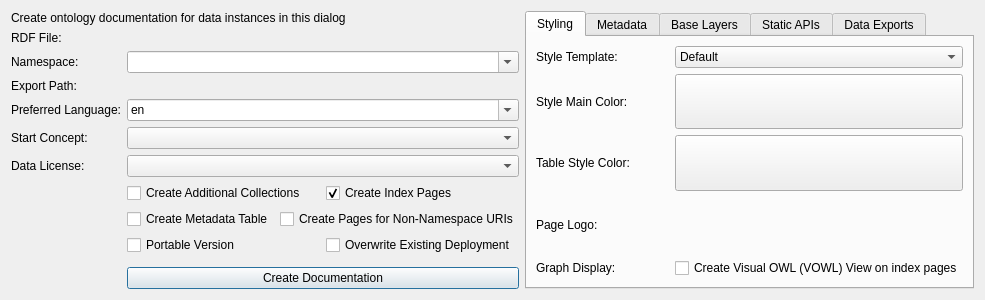
<?xml version="1.0" encoding="UTF-8"?>
<ui version="4.0">
 <class>OntDocumentationDialog</class>
 <widget class="QDialog" name="OntDocumentationDialog">
  <property name="geometry">
   <rect>
    <x>0</x>
    <y>0</y>
    <width>985</width>
    <height>289</height>
   </rect>
  </property>
  <property name="windowTitle">
   <string>Ontology Documentation Generation</string>
  </property>
  <property name="windowIcon">
   <iconset>
    <normaloff>:/icons/resources/icons/ontdoc.png</normaloff>:/icons/resources/icons/ontdoc.png</iconset>
  </property>
  <layout class="QGridLayout" name="gridLayout">
   <item row="12" column="1">
    <widget class="QPushButton" name="createDocumentationButton">
     <property name="text">
      <string>Create Documentation</string>
     </property>
    </widget>
   </item>
   <item row="1" column="0" colspan="2">
    <widget class="QLabel" name="ontdocTitleLabel">
     <property name="text">
      <string>Create ontology documentation for data instances in this dialog</string>
     </property>
    </widget>
   </item>
   <item row="4" column="1">
    <widget class="QgsFileWidget" name="outFolderWidget">
     <property name="storageMode">
      <enum>QgsFileWidget::GetDirectory</enum>
     </property>
    </widget>
   </item>
   <item row="7" column="1">
    <widget class="QComboBox" name="licenseCBox">
     <property name="toolTip">
      <string>Choose a license for the linked open data you are publishing</string>
     </property>
    </widget>
   </item>
   <item row="4" column="0">
    <widget class="QLabel" name="exportPathLabel">
     <property name="toolTip">
      <string>Choose a folder to export the HTML documentation to</string>
     </property>
     <property name="text">
      <string>Export Path:</string>
     </property>
    </widget>
   </item>
   <item row="2" column="0">
    <widget class="QLabel" name="rdfFileLabel">
     <property name="toolTip">
      <string>Choose an RDF file to analyze</string>
     </property>
     <property name="whatsThis">
      <string/>
     </property>
     <property name="text">
      <string>RDF File:</string>
     </property>
    </widget>
   </item>
   <item row="8" column="1">
    <layout class="QHBoxLayout" name="horizontalLayout">
     <item>
      <widget class="QCheckBox" name="additionalCollections">
       <property name="toolTip">
        <string>Generates additional collections in RDF which contain all instances of a respective class</string>
       </property>
       <property name="text">
        <string>Create Additional Collections</string>
       </property>
      </widget>
     </item>
     <item>
      <widget class="QCheckBox" name="createIndexPages">
       <property name="text">
        <string>Create Index Pages</string>
       </property>
       <property name="checked">
        <bool>true</bool>
       </property>
      </widget>
     </item>
    </layout>
   </item>
   <item row="7" column="0">
    <widget class="QLabel" name="dataLicenseLabel">
     <property name="toolTip">
      <string>Choose a data license statement for your data</string>
     </property>
     <property name="text">
      <string>Data License:</string>
     </property>
    </widget>
   </item>
   <item row="5" column="0">
    <widget class="QLabel" name="preferredLabelLangLabel">
     <property name="toolTip">
      <string>&lt;html&gt;&lt;head/&gt;&lt;body&gt;&lt;p&gt;The preferred language to be used in the HTML rendering (if available)&lt;/p&gt;&lt;/body&gt;&lt;/html&gt;</string>
     </property>
     <property name="text">
      <string>Preferred Language:</string>
     </property>
    </widget>
   </item>
   <item row="6" column="1">
    <widget class="QComboBox" name="startConceptCBox">
     <property name="toolTip">
      <string>&lt;html&gt;&lt;head/&gt;&lt;body&gt;&lt;p&gt;Choose a concept which will be highlighted on the homepage of the HTML rendering&lt;/p&gt;&lt;/body&gt;&lt;/html&gt;</string>
     </property>
    </widget>
   </item>
   <item row="3" column="1">
    <widget class="QComboBox" name="namespaceCBox">
     <property name="editable">
      <bool>true</bool>
     </property>
     <property name="insertPolicy">
      <enum>QComboBox::NoInsert</enum>
     </property>
    </widget>
   </item>
   <item row="5" column="1">
    <widget class="QComboBox" name="preferredLabelLangCBox">
     <property name="toolTip">
      <string>Choose the preferred label language to highlight in the HTML export</string>
     </property>
     <property name="editable">
      <bool>true</bool>
     </property>
     <property name="insertPolicy">
      <enum>QComboBox::NoInsert</enum>
     </property>
     <item>
      <property name="text">
       <string>en</string>
      </property>
     </item>
    </widget>
   </item>
   <item row="2" column="1">
    <widget class="QgsFileWidget" name="inputRDFFileWidget"/>
   </item>
   <item row="3" column="0">
    <widget class="QLabel" name="namespaceLabel">
     <property name="toolTip">
      <string>Choose the data namespace to export to HTML</string>
     </property>
     <property name="text">
      <string>Namespace:</string>
     </property>
    </widget>
   </item>
   <item row="6" column="0">
    <widget class="QLabel" name="startConceptLabel">
     <property name="toolTip">
      <string>&lt;html&gt;&lt;head/&gt;&lt;body&gt;&lt;p&gt;A concept which is shown on the start page of the HTML documentation&lt;/p&gt;&lt;/body&gt;&lt;/html&gt;</string>
     </property>
     <property name="text">
      <string>Start Concept:</string>
     </property>
    </widget>
   </item>
   <item row="1" column="2" rowspan="12">
    <widget class="QTabWidget" name="tabWidget">
     <property name="currentIndex">
      <number>0</number>
     </property>
     <widget class="QWidget" name="stylingTab">
      <attribute name="title">
       <string>Styling</string>
      </attribute>
      <layout class="QGridLayout" name="gridLayout_3">
       <item row="3" column="1">
        <widget class="QgsFileWidget" name="logoFileWidget">
         <property name="toolTip">
          <string>Defines a logo which can be shown in the HTML template</string>
         </property>
        </widget>
       </item>
       <item row="3" column="0">
        <widget class="QLabel" name="pageLogoLabel">
         <property name="toolTip">
          <string>&lt;html&gt;&lt;head/&gt;&lt;body&gt;&lt;p&gt;A logo which is shown on every page of the HTML template&lt;/p&gt;&lt;/body&gt;&lt;/html&gt;</string>
         </property>
         <property name="text">
          <string>Page Logo:</string>
         </property>
        </widget>
       </item>
       <item row="0" column="1">
        <widget class="QComboBox" name="styleTemplateCBox">
         <item>
          <property name="text">
           <string>Default</string>
          </property>
         </item>
        </widget>
       </item>
       <item row="1" column="1">
        <widget class="QgsColorButton" name="mainColorSelector">
         <property name="sizePolicy">
          <sizepolicy hsizetype="Preferred" vsizetype="Preferred">
           <horstretch>0</horstretch>
           <verstretch>0</verstretch>
          </sizepolicy>
         </property>
         <property name="color">
          <color>
           <red>192</red>
           <green>226</green>
           <blue>192</blue>
          </color>
         </property>
        </widget>
       </item>
       <item row="0" column="0">
        <widget class="QLabel" name="styleTemplateLabel">
         <property name="text">
          <string>Style Template:</string>
         </property>
        </widget>
       </item>
       <item row="1" column="0">
        <widget class="QLabel" name="styleMainColorLabel">
         <property name="toolTip">
          <string>&lt;html&gt;&lt;head/&gt;&lt;body&gt;&lt;p&gt;The background color of the HTML template&lt;/p&gt;&lt;/body&gt;&lt;/html&gt;</string>
         </property>
         <property name="text">
          <string>Style Main Color:</string>
         </property>
        </widget>
       </item>
       <item row="2" column="1">
        <widget class="QgsColorButton" name="titleColorSelector">
         <property name="sizePolicy">
          <sizepolicy hsizetype="Preferred" vsizetype="Preferred">
           <horstretch>0</horstretch>
           <verstretch>0</verstretch>
          </sizepolicy>
         </property>
         <property name="color">
          <color>
           <red>192</red>
           <green>226</green>
           <blue>192</blue>
          </color>
         </property>
        </widget>
       </item>
       <item row="2" column="0">
        <widget class="QLabel" name="tableStyleColorLabel">
         <property name="toolTip">
          <string>&lt;html&gt;&lt;head/&gt;&lt;body&gt;&lt;p&gt;The table style color of the HTML template&lt;/p&gt;&lt;/body&gt;&lt;/html&gt;</string>
         </property>
         <property name="text">
          <string>Table Style Color:</string>
         </property>
        </widget>
       </item>
       <item row="4" column="1">
        <widget class="QCheckBox" name="createVOWLCBox">
         <property name="text">
          <string>Create Visual OWL (VOWL) View on index pages</string>
         </property>
        </widget>
       </item>
       <item row="4" column="0">
        <widget class="QLabel" name="label_5">
         <property name="text">
          <string>Graph Display:</string>
         </property>
        </widget>
       </item>
      </layout>
     </widget>
     <widget class="QWidget" name="metadataTab">
      <attribute name="title">
       <string>Metadata</string>
      </attribute>
      <layout class="QGridLayout" name="gridLayout_5">
       <item row="2" column="1">
        <widget class="QgsDateTimeEdit" name="creationTimeEdit"/>
       </item>
       <item row="3" column="1">
        <widget class="QLineEdit" name="contributorEdit"/>
       </item>
       <item row="1" column="1">
        <widget class="QLineEdit" name="creatorLineEdit"/>
       </item>
       <item row="2" column="0">
        <widget class="QLabel" name="creationDateLabel">
         <property name="text">
          <string>Creation Date:</string>
         </property>
        </widget>
       </item>
       <item row="4" column="1">
        <widget class="QLineEdit" name="rightsHolderEdit"/>
       </item>
       <item row="5" column="0">
        <widget class="QLabel" name="publisherLabel">
         <property name="text">
          <string>Publisher:</string>
         </property>
        </widget>
       </item>
       <item row="1" column="0">
        <widget class="QLabel" name="creatorLabel">
         <property name="text">
          <string>Creator:</string>
         </property>
        </widget>
       </item>
       <item row="4" column="0">
        <widget class="QLabel" name="rightsHolderLabel">
         <property name="text">
          <string>RightsHolder:</string>
         </property>
        </widget>
       </item>
       <item row="3" column="0">
        <widget class="QLabel" name="contributorLabel">
         <property name="text">
          <string>Contributor:</string>
         </property>
        </widget>
       </item>
       <item row="5" column="1">
        <widget class="QLineEdit" name="publisherLineEdit"/>
       </item>
       <item row="0" column="0">
        <widget class="QLabel" name="copyrightInfoLabel">
         <property name="text">
          <string>Copyright Info:</string>
         </property>
        </widget>
       </item>
       <item row="0" column="1">
        <widget class="QCheckBox" name="metadataCheckBox">
         <property name="text">
          <string>Add defined metadata</string>
         </property>
        </widget>
       </item>
      </layout>
     </widget>
     <widget class="QWidget" name="baseLayerTab">
      <attribute name="title">
       <string>Base Layers</string>
      </attribute>
      <layout class="QGridLayout" name="gridLayout_4">
       <item row="1" column="1">
        <widget class="QPushButton" name="addbaseLayerButton">
         <property name="text">
          <string>Add BaseLayer</string>
         </property>
        </widget>
       </item>
       <item row="0" column="0" colspan="2">
        <widget class="QListView" name="baseLayerListView">
         <property name="dragDropMode">
          <enum>QAbstractItemView::InternalMove</enum>
         </property>
         <property name="wordWrap">
          <bool>true</bool>
         </property>
        </widget>
       </item>
      </layout>
     </widget>
     <widget class="QWidget" name="apitab">
      <attribute name="title">
       <string>Static APIs</string>
      </attribute>
      <layout class="QGridLayout" name="gridLayout_2">
       <item row="6" column="1" colspan="2">
        <spacer name="verticalSpacer">
         <property name="orientation">
          <enum>Qt::Vertical</enum>
         </property>
         <property name="sizeHint" stdset="0">
          <size>
           <width>20</width>
           <height>40</height>
          </size>
         </property>
        </spacer>
       </item>
       <item row="0" column="0" colspan="3">
        <widget class="QLabel" name="label_6">
         <property name="text">
          <string>&lt;html&gt;&lt;head/&gt;&lt;body&gt;&lt;p&gt;Mimic data provision APIs by generating additional JSON documents.&lt;/p&gt;&lt;p&gt;A valid deployment URL for the HTML documentation is needed&lt;/p&gt;&lt;/body&gt;&lt;/html&gt;</string>
         </property>
        </widget>
       </item>
       <item row="1" column="2">
        <widget class="QLineEdit" name="deploymentURLEdit"/>
       </item>
       <item row="4" column="1" colspan="2">
        <widget class="QCheckBox" name="iiifCBox">
         <property name="toolTip">
          <string>Generates static API content for media data using the IIIF presentation API</string>
         </property>
         <property name="text">
          <string>IIIF Manifests (Images, Audio, Video, 3D Models)</string>
         </property>
        </widget>
       </item>
       <item row="3" column="1" colspan="2">
        <widget class="QCheckBox" name="ogcapifeaturesCBox">
         <property name="toolTip">
          <string>Generates static API content for geodata representing OGC API Features API</string>
         </property>
         <property name="text">
          <string>OGC API Features (FeatureCollections)</string>
         </property>
        </widget>
       </item>
       <item row="2" column="1" colspan="2">
        <widget class="Line" name="line_2">
         <property name="orientation">
          <enum>Qt::Horizontal</enum>
         </property>
        </widget>
       </item>
       <item row="1" column="1">
        <widget class="QLabel" name="deploymentURLLabel">
         <property name="text">
          <string>Deployment URL:</string>
         </property>
        </widget>
       </item>
       <item row="5" column="1" colspan="2">
        <widget class="QCheckBox" name="ckanCBox">
         <property name="toolTip">
          <string>Detects data collections in the knowledge graph and exposes them using a CKAN static API</string>
         </property>
         <property name="text">
          <string>CKAN API (FeatureCollections and DCAT assigned elements)</string>
         </property>
        </widget>
       </item>
      </layout>
     </widget>
     <widget class="QWidget" name="dataExports">
      <attribute name="title">
       <string>Data Exports</string>
      </attribute>
      <layout class="QGridLayout" name="gridLayout_6">
       <item row="4" column="1">
        <widget class="QgsCheckableComboBox" name="miscExportsCBox">
         <property name="enabled">
          <bool>true</bool>
         </property>
         <item>
          <property name="text">
           <string>CSV</string>
          </property>
         </item>
         <item>
          <property name="text">
           <string>JSON</string>
          </property>
         </item>
         <item>
          <property name="text">
           <string>TSV</string>
          </property>
         </item>
        </widget>
       </item>
       <item row="1" column="0">
        <widget class="QLabel" name="rdfExportsLabel">
         <property name="text">
          <string>RDF Exports:</string>
         </property>
        </widget>
       </item>
       <item row="6" column="0" colspan="2">
        <spacer name="verticalSpacer_2">
         <property name="orientation">
          <enum>Qt::Vertical</enum>
         </property>
         <property name="sizeHint" stdset="0">
          <size>
           <width>20</width>
           <height>40</height>
          </size>
         </property>
        </spacer>
       </item>
       <item row="4" column="0">
        <widget class="QLabel" name="miscExportLabel">
         <property name="text">
          <string>Miscellaneous Exports:</string>
         </property>
        </widget>
       </item>
       <item row="1" column="1">
        <widget class="QgsCheckableComboBox" name="rdfExportsCBox">
         <property name="enabled">
          <bool>true</bool>
         </property>
         <property name="toolTip">
          <string>Choose RDF exports which will be generated next to the HTML rendering</string>
         </property>
         <item>
          <property name="text">
           <string>JSON-LD</string>
          </property>
         </item>
         <item>
          <property name="text">
           <string>NT</string>
          </property>
         </item>
         <item>
          <property name="text">
           <string>N3</string>
          </property>
         </item>
         <item>
          <property name="text">
           <string>RDF/XML</string>
          </property>
         </item>
         <item>
          <property name="text">
           <string>TRIX</string>
          </property>
         </item>
         <item>
          <property name="text">
           <string>TRIG</string>
          </property>
         </item>
         <item>
          <property name="text">
           <string>TTL</string>
          </property>
         </item>
        </widget>
       </item>
       <item row="3" column="1">
        <widget class="QgsCheckableComboBox" name="geoExportsCBox">
         <property name="enabled">
          <bool>true</bool>
         </property>
         <property name="toolTip">
          <string>Choose geodata formats to be generated next to geo linked open data instances</string>
         </property>
         <item>
          <property name="text">
           <string>KML</string>
          </property>
         </item>
         <item>
          <property name="text">
           <string>GeoJSON</string>
          </property>
         </item>
         <item>
          <property name="text">
           <string>GeoURI</string>
          </property>
         </item>
         <item>
          <property name="text">
           <string>GML</string>
          </property>
         </item>
        </widget>
       </item>
       <item row="2" column="0">
        <widget class="QLabel" name="graphExportsLabel">
         <property name="text">
          <string>Graph Exports:</string>
         </property>
        </widget>
       </item>
       <item row="2" column="1">
        <widget class="QgsCheckableComboBox" name="graphExportsCBox">
         <property name="enabled">
          <bool>true</bool>
         </property>
         <property name="toolTip">
          <string>Choose exports in graph data formats which will be generated next to the HTML rendering</string>
         </property>
         <item>
          <property name="text">
           <string>Cypher</string>
          </property>
         </item>
         <item>
          <property name="text">
           <string>DOT</string>
          </property>
         </item>
         <item>
          <property name="text">
           <string>GEXF</string>
          </property>
         </item>
         <item>
          <property name="text">
           <string>GDF</string>
          </property>
         </item>
         <item>
          <property name="text">
           <string>GML</string>
          </property>
         </item>
         <item>
          <property name="text">
           <string>GraphML</string>
          </property>
         </item>
         <item>
          <property name="text">
           <string>JGF</string>
          </property>
         </item>
         <item>
          <property name="text">
           <string>NET</string>
          </property>
         </item>
         <item>
          <property name="text">
           <string>SigmaJSON</string>
          </property>
         </item>
         <item>
          <property name="text">
           <string>TGF</string>
          </property>
         </item>
         <item>
          <property name="text">
           <string>TLP</string>
          </property>
         </item>
        </widget>
       </item>
       <item row="3" column="0">
        <widget class="QLabel" name="geoExportsLabel">
         <property name="text">
          <string>Geo Exports:</string>
         </property>
        </widget>
       </item>
       <item row="0" column="0" colspan="2">
        <widget class="QLabel" name="exportsLabel">
         <property name="text">
          <string>Select data exports to be generated</string>
         </property>
        </widget>
       </item>
      </layout>
     </widget>
    </widget>
   </item>
   <item row="9" column="1">
    <layout class="QHBoxLayout" name="horizontalLayout_2">
     <item>
      <widget class="QCheckBox" name="createMetadataTableCBox">
       <property name="toolTip">
        <string>Creates a separate metadata table on the HTML page</string>
       </property>
       <property name="text">
        <string>Create Metadata Table</string>
       </property>
      </widget>
     </item>
     <item>
      <widget class="QCheckBox" name="nonNSPagesCBox">
       <property name="toolTip">
        <string>Creates pages for instances which are linked from instances in the chosen export namespace</string>
       </property>
       <property name="text">
        <string>Create Pages for Non-Namespace URIs</string>
       </property>
      </widget>
     </item>
    </layout>
   </item>
   <item row="10" column="1">
    <layout class="QHBoxLayout" name="horizontalLayout_3">
     <item>
      <widget class="QCheckBox" name="offlinecompatCBox">
       <property name="toolTip">
        <string>Creates a portable, self-contained version of the HTML export</string>
       </property>
       <property name="text">
        <string>Portable Version</string>
       </property>
      </widget>
     </item>
     <item>
      <widget class="QCheckBox" name="overwriteDeployment">
       <property name="text">
        <string>Overwrite Existing Deployment</string>
       </property>
      </widget>
     </item>
    </layout>
   </item>
  </layout>
 </widget>
 <customwidgets>
  <customwidget>
   <class>QgsCheckableComboBox</class>
   <extends>QComboBox</extends>
   <header>qgscheckablecombobox.h</header>
  </customwidget>
  <customwidget>
   <class>QgsColorButton</class>
   <extends>QToolButton</extends>
   <header>qgscolorbutton.h</header>
  </customwidget>
  <customwidget>
   <class>QgsDateTimeEdit</class>
   <extends>QDateTimeEdit</extends>
   <header>qgsdatetimeedit.h</header>
  </customwidget>
  <customwidget>
   <class>QgsFileWidget</class>
   <extends>QWidget</extends>
   <header>qgsfilewidget.h</header>
  </customwidget>
 </customwidgets>
 <resources/>
 <connections/>
</ui>
